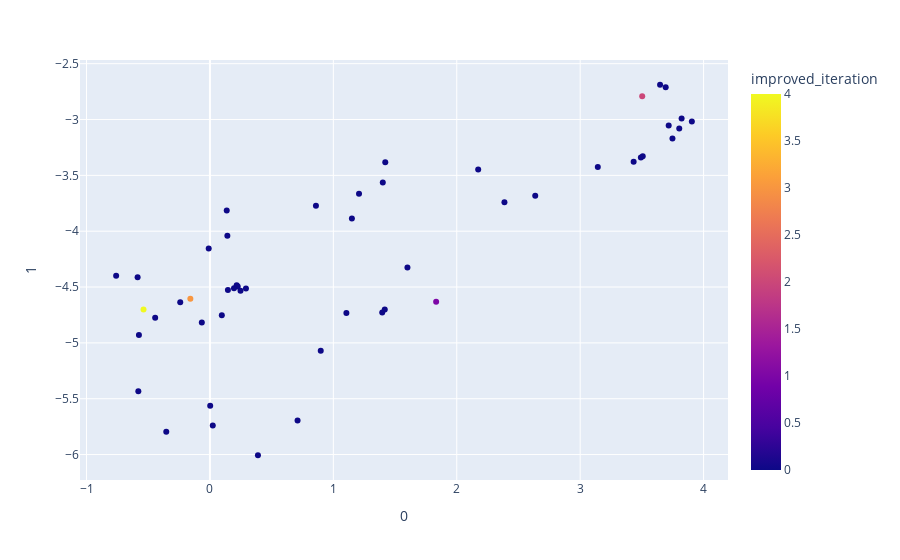

Notebook cell for this chart:
### Code cell
from sklearn.manifold import TSNE

features = steps_df.loc[:, :'кнопка размера']

tsne = TSNE(n_components=2, random_state=0)
projections = tsne.fit_transform(features)

fig = px.scatter(
    projections, x=0, y=1,
    color=steps_df.improved_iteration, labels={'color': 'improved_iteration'}
)
fig.show()

### Figure 1 — Plotly figure (JSON) as saved in the notebook; plotly's stock layout.template omitted (floating-point values rounded to 4 significant figures)
{"data": [{"hovertemplate": "0=%{x}<br>1=%{y}<br>improved_iteration=%{marker.color}<extra></extra>", "legendgroup": "", "marker": {"color": [1, 0, 2, 0, 0, 0, 3, 0, 0, 0, 0, 0, 0, 0, 0, 0, 0, 0, 0, 0, 0, 0, 0, 0, 0, 0, 0, 0, 0, 0, 0, 0, 0, 0, 0, 0, 0, 0, 4, 0, 0, 0, 0, 0, 0, 0, 0, 0, 0, 0], "coloraxis": "coloraxis", "symbol": "circle"}, "mode": "markers", "name": "", "orientation": "v", "showlegend": false, "type": "scatter", "x": [1.833, 1.396, 3.503, 2.174, 0.136, 3.717, -0.1588, 2.386, 3.507, 3.143, -0.2407, -0.4438, 1.106, 0.1456, 0.2167, 0.2917, 0.2252, -0.06577, 3.433, 0.2477, 3.492, 0.09618, 0.1949, 1.416, 3.905, 3.647, 1.421, 0.389, 3.803, -0.5802, 0.002062, 1.6, 2.636, 3.748, -0.3538, 0.7099, 3.693, 1.15, -0.5382, 0.1412, 0.8589, -0.009991, 1.401, 0.02292, 3.822, 0.8978, 1.208, -0.5862, -0.76, -0.5755], "xaxis": "x", "y": [-4.631, -4.728, -2.792, -3.447, -3.815, -3.054, -4.604, -3.74, -3.329, -3.425, -4.637, -4.775, -4.734, -4.527, -4.485, -4.514, -4.495, -4.817, -3.378, -4.533, -3.34, -4.753, -4.51, -4.701, -3.018, -2.689, -3.383, -6.006, -3.081, -5.434, -5.562, -4.324, -3.682, -3.17, -5.795, -5.696, -2.711, -3.887, -4.701, -4.04, -3.771, -4.154, -3.564, -5.739, -2.991, -5.07, -3.665, -4.412, -4.399, -4.93], "yaxis": "y"}], "layout": {"coloraxis": {"colorbar": {"title": {"text": "improved_iteration"}}, "colorscale": [[0.0, "#0d0887"], [0.1111, "#46039f"], [0.2222, "#7201a8"], [0.3333, "#9c179e"], [0.4444, "#bd3786"], [0.5556, "#d8576b"], [0.6667, "#ed7953"], [0.7778, "#fb9f3a"], [0.8889, "#fdca26"], [1.0, "#f0f921"]]}, "legend": {"tracegroupgap": 0}, "margin": {"t": 60}, "xaxis": {"anchor": "y", "domain": [0.0, 1.0], "title": {"text": "0"}}, "yaxis": {"anchor": "x", "domain": [0.0, 1.0], "title": {"text": "1"}}}}
